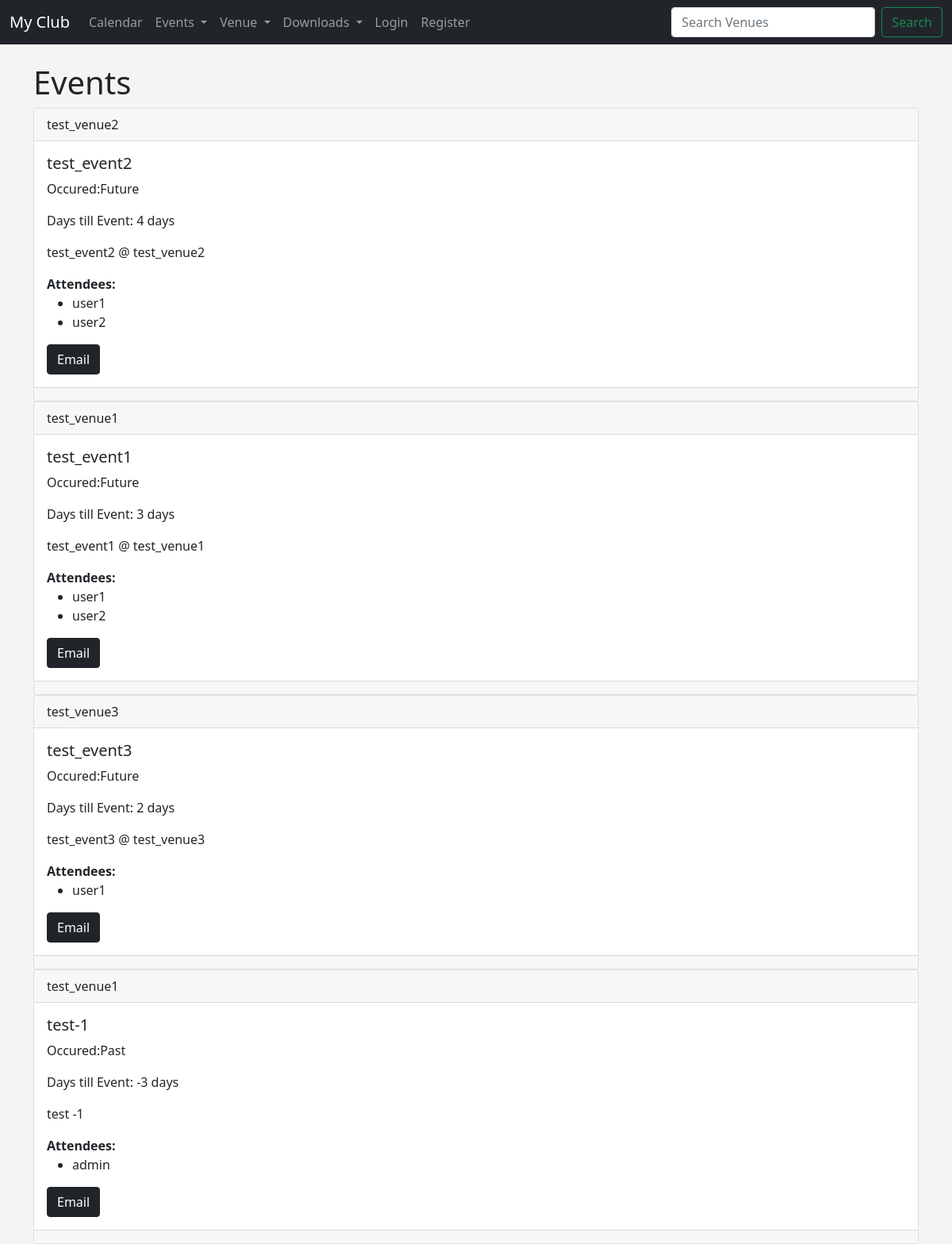
The app's page /events with its own data.
### events/models.py (models this page shows)
class Event(models.Model):
    name = models.CharField('Event Name', max_length=120)
    event_date = models.DateTimeField('Event date')
    venue = models.ForeignKey(Venue, blank=True, null=True, on_delete=models.CASCADE)
    manager = models.ForeignKey(User, blank=True, null=True, on_delete=models.SET_NULL)
    description = models.TextField(blank=True)
    attendees = models.ManyToManyField(User, related_name='attendees', blank=True)
    def __str__(self):
        return self.name
    @property
    def Days_till(self):
        today = date.today()
        days_till = self.event_date.date()-today
        days_till_stripped = str(days_till).split(",",1)[0]
        return days_till_stripped
    @property
    def Is_Past(self):
        today = date.today()
        if self.event_date.date() < today:
            return "Past"
        else:
            return "Future"

class Venue(models.Model):
    name = models.CharField('Venue Name', max_length=120)
    address = models.CharField(max_length=300)
    zip_code =models.CharField('Zip Code', max_length=10)
    phone = models.CharField('Contact Phone', max_length=15,blank=True)
    website = models.URLField('Website Address',blank=True)
    email_address = models.EmailField('Email Address',blank=True)
    owner = models.IntegerField('Venue Owner', blank=False, default=1)
    venue_image = models.ImageField(null=True, blank=True, upload_to='Images/')
    def __str__(self):
        return self.name

### events/views.py (the view)
# urls.py: path('events', views.all_events, name='list-events'),
def all_events(request):
    event_list = Event.objects.all().order_by('-event_date', 'venue')
    return render(request, 'events/event_list.html', {'event_list' : event_list})

### templates/events/event_list.html (shortened to what this page needs)
{% extends 'events/base.html' %}
    {% block content %}
    <h1>Events </h1>
        {% for event in event_list %}
            <div class="card">
                <div class="card-header">
                    {{event.venue}}
                </div>
                <div class="card-body">
                     <h5 class="card-title">{{event}} </h5>
                     <p>Occured:{{event.Is_Past}} </p>
                     <p>Days till Event: {{event.Days_till}} </p>
                    <p class="card-text"> {{event.description}} </p>
                    <strong>Attendees: </strong>
                    <ul>
                        {% for user in event.attendees.all  %}
                        <li> {{ user }} </li>
                        {% endfor %}
                    </ul>
                    <a href="mailto:{{event.venue.email_address}}" class="btn btn-dark">Email</a>
                </div>
                <div class="card-footer text-muted">
                </div>
            </div>
        {% endfor %}
    {% endblock %}

### templates/events/base.html (style rules this page uses)
body { background-color: #f4f4f4; }

### records on screen
Event: venue "test_venue2", name "test_event2", Is_Past "Future", Days_till "4 days", description "test_event2 @ test_venue2"
Event: venue "test_venue1", name "test_event1", Is_Past "Future", Days_till "3 days", description "test_event1 @ test_venue1"
Event: venue "test_venue3", name "test_event3", Is_Past "Future", Days_till "2 days", description "test_event3 @ test_venue3"
Event: venue "test_venue1", name "test-1", Is_Past "Past", Days_till "-3 days", description "test -1"

### other values on screen
{{ user }} "user1"
{{ user }} "user2"
{{ user }} "admin"
